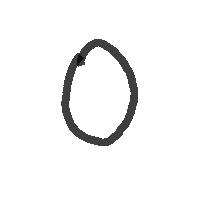
#> input picture 实验/4.1期中试题/hand_write/0.png, 199 x 211 px; its folder holds only this picture in this run
$ jupyter execute --allow-errors '期中试题.ipynb'
#> lines starting #> are read from the running program, lines starting #| are printed output that depends on the picture
# 题目一

[cell 1]
import matplotlib.pyplot as plt

# 解决中文
plt.rcParams['font.sans-serif'] = ['SimHei']
plt.rcParams['axes.unicode_minus'] = False

# 年份和对应的GDP数据
years = list(range(2007, 2023))
gdp = [27.0092, 31.9244, 34.8517, 41.2119, 48.794, 53.858, 59.2963, 64.3563,
       68.8858, 74.6395, 83.2035, 91.9281, 98.6515, 101, 114, 121]

# 计算GDP增速
gdp_growth = [(gdp[i] - gdp[i-1]) / gdp[i-1] * 100 if i > 0 else 27.1 for i in range(len(gdp))]

# 绘制图形
width = 0.8  # the width of the bars
# plt.figure(figsize=(10, 6))

plt.title('2007-2022年GDP及增速统计图', fontsize=16, color='black')

# 绘制柱状图
bars = plt.bar(years, gdp, width, color='lightgrey', label='GDP统计(万亿元)', edgecolor='black')
plt.bar_label(bars, labels=[f'{val:.2f}' for val in gdp], label_type='edge', padding=5)

# 绘制折线图
plots = plt.plot(years, gdp_growth, color='blue', linewidth=2.5, marker='o', markersize=5, label='GDP增速(百万比)')

for i in range(len(years)):
    plt.text(years[i], gdp_growth[i], '%.2f%%' % gdp_growth[i], ha='center', va='bottom')

plt.xticks(years, rotation=45)
plt.grid(False)
plt.legend()
plt.tight_layout()
plt.show()
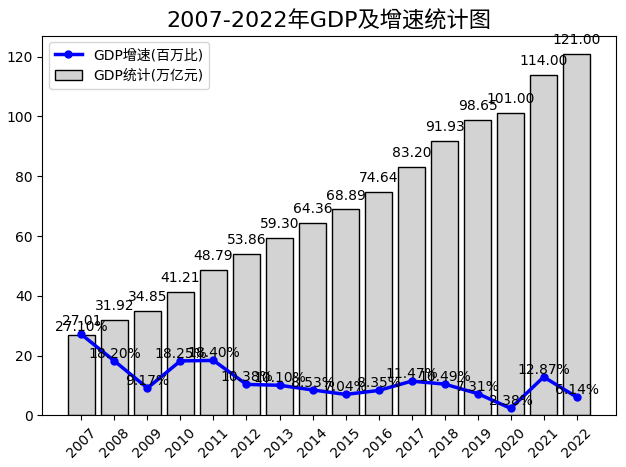
#> figure drawn by matplotlib, 1 panel; tallest bar 121 high, from x = 2021.6 to 2022.4; curve peaks at x = 2007, y = 27.1

#

# 实验二

[cell 2]
import numpy as np
import matplotlib.pyplot as plt
from scipy.ndimage import rotate
from keras.datasets import fashion_mnist

# 加载Fashion MNIST数据集
#> (the rest of this cell did not finish here and is left out)

#> (a cell that did not finish here is left out)

#> (a cell that did not finish here is left out)

#> (a cell that did not finish here is left out)

[cell 6]
from PIL import Image

def resize_image(image, scale):
    # 获取图像的宽度和高度
    width, height = image.size

    # 计算缩放后的新尺寸
    new_width = int(width * scale)
    new_height = int(height * scale)

    # 缩放图像
    resized_image = image.resize((new_width, new_height), Image.LANCZOS)

    return resized_image

# 打开图像
#> (the rest of this cell did not finish here and is left out)

# 实验三

[cell 7]
from PIL import Image, ImageOps
import numpy as np
import os
import matplotlib.pyplot as plt

# 图片所在的目录
hand_image_path = "hand_write/"

image_files = []
# 遍历目录中的所有文件
for filename in os.listdir(hand_image_path):
    if filename.endswith(".png"):
        # 构建文件的完整路径
        file_path = os.path.join(hand_image_path, filename)
        # 读取PNG文件
        image = Image.open(file_path)
#> image is the input picture: PIL image 199x211 RGBA; mean R, G, B, A 245.3, 245.3, 245.3, 255
        image_files.append(image)

def img_show(image_files):

    plt.figure(figsize=(12, 4))

    for i in range(10):
        plt.subplot(2, 5, i+1)
        plt.imshow(image_files[i], cmap='gray')
        plt.axis('off')
        plt.title(f'数字 {i}')
    plt.show()

#> (the rest of this cell did not finish here and is left out)

[cell 8]
from PIL import Image, ImageEnhance, ImageFilter

# 加载图片
image = Image.open("digit.jpg")  # 替换为你的数字图片路径
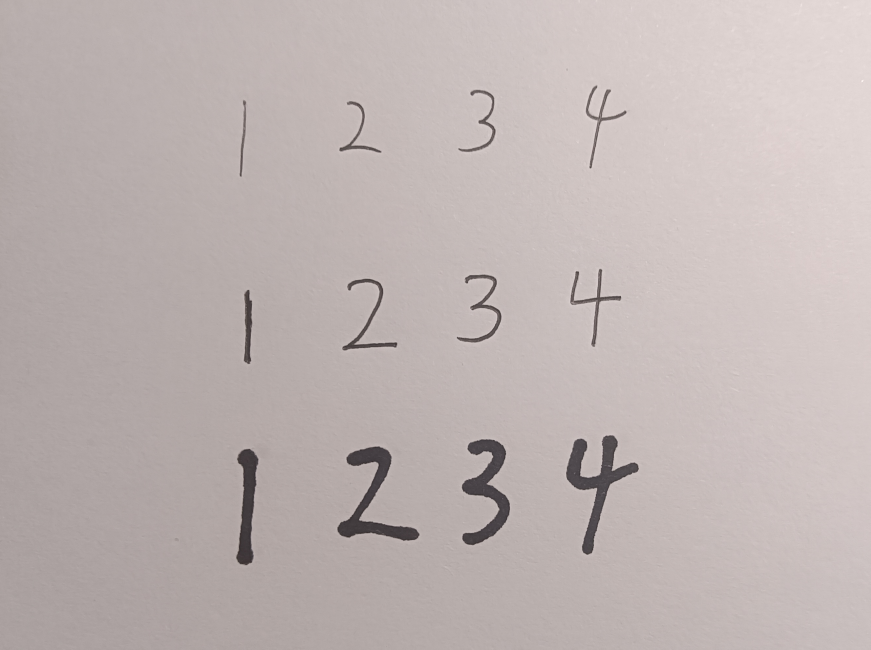
#> input picture 实验/3.实验三/digit.jpg, 2611 x 1948 px, found by its file name (shown at 1/3 size)
#> image is the input picture: PIL image 2611x1948 RGB; mean R, G, B 191, 180.6, 179
orgen = image

#> (the rest of this cell did not finish here and is left out)
